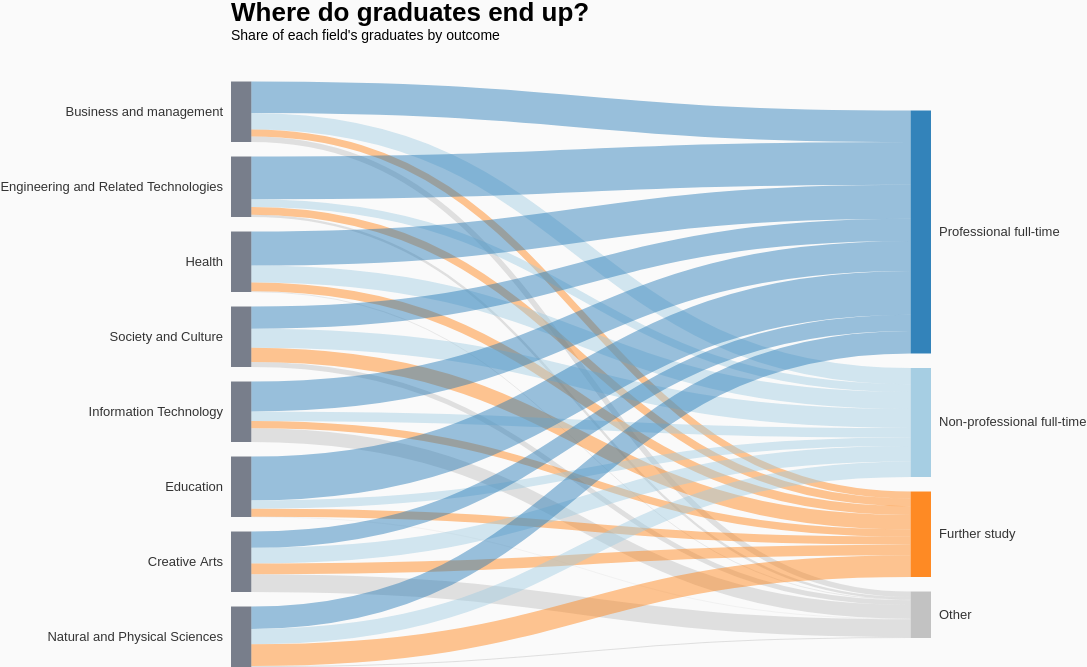

The Vega-Lite source for this figure:
### Vega specification from a JSON file in a GitHub repository (floating-point values rounded to 4 significant figures)
{"$schema": "https://vega.github.io/schema/vega/v5.json", "description": "One-level Sankey: field of study -> graduate outcome", "width": 700, "height": 600, "padding": {"left": 240, "right": 210, "top": 70, "bottom": 20}, "background": "#fafafa", "title": {"text": "Where do graduates end up?", "subtitle": "Share of each field's graduates by outcome", "fontSize": 26, "subtitleFontSize": 14, "anchor": "start", "frame": "group", "offset": 24}, "signals": [{"name": "standardGap", "value": 3, "description": "Gap between boxes, as % of the tallest stack"}, {"name": "base", "value": "center", "description": "Stack offset: center or zero"}], "data": [{"name": "nodes", "values": [{"category": "Business and management", "stack": 1, "sort": 1, "labels": "left", "gap": 0}, {"category": "Engineering and Related Technologies", "stack": 1, "sort": 2, "labels": "left", "gap": 0}, {"category": "Health", "stack": 1, "sort": 3, "labels": "left", "gap": 0}, {"category": "Society and Culture", "stack": 1, "sort": 4, "labels": "left", "gap": 0}, {"category": "Information Technology", "stack": 1, "sort": 5, "labels": "left", "gap": 0}, {"category": "Education", "stack": 1, "sort": 6, "labels": "left", "gap": 0}, {"category": "Creative Arts", "stack": 1, "sort": 7, "labels": "left", "gap": 0}, {"category": "Natural and Physical Sciences", "stack": 1, "sort": 8, "labels": "left", "gap": 0}, {"category": "Professional full-time", "stack": 2, "sort": 1, "labels": "right", "gap": 0}, {"category": "Non-professional full-time", "stack": 2, "sort": 2, "labels": "right", "gap": 0}, {"category": "Further study", "stack": 2, "sort": 3, "labels": "right", "gap": 0}, {"category": "Other", "stack": 2, "sort": 4, "labels": "right", "gap": 0}]}, {"name": "wide", "values": [{"source": "Business and management", "Professional full-time": 52.19, "Non-professional full-time": 27.01, "Further study": 11.6, "Other": 9.2}, {"source": "Engineering and Related Technologies", "Professional full-time": 70.56, "Non-professional full-time": 12.84, "Further study": 12.7, "Other": 3.9}, {"source": "Health", "Professional full-time": 56.26, "Non-professional full-time": 27.96, "Further study": 14.63, "Other": 1.15}, {"source": "Society and Culture", "Professional full-time": 36.58, "Non-professional full-time": 31.42, "Further study": 23.9, "Other": 8.1}, {"source": "Information Technology", "Professional full-time": 49.5, "Non-professional full-time": 15.8, "Further study": 12.0, "Other": 22.7}, {"source": "Education", "Professional full-time": 72.41, "Non-professional full-time": 13.79, "Further study": 13.2, "Other": 0.6}, {"source": "Creative Arts", "Professional full-time": 27.03, "Non-professional full-time": 25.97, "Further study": 17.6, "Other": 29.4}, {"source": "Natural and Physical Sciences", "Professional full-time": 37.07, "Non-professional full-time": 25.33, "Further study": 35.9, "Other": 1.7}]}, {"name": "links", "source": "wide", "transform": [{"type": "fold", "fields": ["Professional full-time", "Non-professional full-time", "Further study", "Other"], "as": ["destination", "value"]}]}, {"name": "stacks", "source": "links", "transform": [{"type": "formula", "as": "end", "expr": "['source','destination']"}, {"type": "formula", "as": "name", "expr": "[datum.source, datum.destination]"}, {"type": "project", "fields": ["end", "name", "value"]}, {"type": "flatten", "fields": ["end", "name"]}, {"type": "lookup", "from": "nodes", "key": "category", "values": ["stack", "sort", "gap", "labels"], "fields": ["name"], "as": ["stack", "sort", "gap", "labels"]}, {"type": "aggregate", "fields": ["value", "stack", "sort", "gap", "labels"], "groupby": ["end", "name"], "ops": ["sum", "max", "max", "max", "max"], "as": ["value", "stack", "sort", "gap", "labels"]}, {"type": "aggregate", "fields": ["value", "stack", "sort", "gap", "labels"], "groupby": ["name"], "ops": ["max", "max", "max", "max", "max"], "as": ["value", "stack", "sort", "gap", "labels"]}]}, {"name": "maxValue", "source": "stacks", "transform": [{"type": "aggregate", "fields": ["value"], "groupby": ["stack"], "ops": ["sum"], "as": ["value"]}, {"type": "aggregate", "fields": ["value"], "ops": ["max"], "as": ["value"]}]}, {"name": "plottedStacks", "source": "stacks", "transform": [{"type": "formula", "as": "spacer", "expr": "(data('maxValue')[0].value/100)*(standardGap+datum.gap)"}, {"type": "formula", "as": "type", "expr": "['data','spacer']"}, {"type": "formula", "as": "spacedValue", "expr": "[datum.value, datum.spacer]"}, {"type": "flatten", "fields": ["type", "spacedValue"]}, {"type": "stack", "groupby": ["stack"], "sort": {"field": "sort", "order": "descending"}, "field": "spacedValue", "offset": {"signal": "base"}}, {"type": "formula", "expr": "(datum.value/2)+datum.y0", "as": "yc"}]}, {"name": "finalTable", "source": "plottedStacks", "transform": [{"type": "filter", "expr": "datum.type == 'data'"}]}, {"name": "linkTable", "source": "links", "transform": [{"type": "lookup", "from": "finalTable", "key": "name", "values": ["y0", "y1", "stack", "sort"], "fields": ["source"], "as": ["sourceStacky0", "sourceStacky1", "sourceStack", "sourceSort"]}, {"type": "lookup", "from": "finalTable", "key": "name", "values": ["y0", "y1", "stack", "sort"], "fields": ["destination"], "as": ["destinationStacky0", "destinationStacky1", "destinationStack", "destinationSort"]}, {"type": "stack", "groupby": ["source"], "sort": {"field": "destinationSort", "order": "descending"}, "field": "value", "offset": "zero", "as": ["syi0", "syi1"]}, {"type": "formula", "expr": "datum.syi0+datum.sourceStacky0", "as": "sy0"}, {"type": "stack", "groupby": ["destination"], "sort": {"field": "sourceSort", "order": "descending"}, "field": "value", "offset": "zero", "as": ["dyi0", "dyi1"]}, {"type": "formula", "expr": "datum.dyi0+datum.destinationStacky0", "as": "dy0"}, {"type": "formula", "expr": "(datum.value/2)+datum.sy0", "as": "syc"}, {"type": "formula", "expr": "(datum.value/2)+datum.dy0", "as": "dyc"}, {"type": "linkpath", "orient": "horizontal", "shape": "diagonal", "sourceY": {"expr": "scale('y', datum.syc)"}, "sourceX": {"expr": "scale('x', toNumber(datum.sourceStack)) + bandwidth('x')"}, "targetY": {"expr": "scale('y', datum.dyc)"}, "targetX": {"expr": "scale('x', datum.destinationStack)"}}, {"type": "formula", "expr": "range('y')[0]-scale('y', datum.value)", "as": "strokeWidth"}]}], "scales": [{"name": "x", "type": "band", "range": "width", "domain": {"data": "finalTable", "field": "stack"}, "paddingInner": 0.97}, {"name": "y", "type": "linear", "range": "height", "domain": {"data": "plottedStacks", "field": "y1"}, "zero": true}, {"name": "color", "type": "ordinal", "domain": ["Professional full-time", "Non-professional full-time", "Further study", "Other"], "range": ["#1f77b4", "#9ecae1", "#ff7f0e", "#bdbdbd"]}], "marks": [{"type": "rect", "from": {"data": "finalTable"}, "encode": {"update": {"x": {"scale": "x", "field": "stack"}, "width": {"scale": "x", "band": 1}, "y": {"scale": "y", "field": "y0"}, "y2": {"scale": "y", "field": "y1"}, "fill": {"signal": "datum.stack == 1 ? '#6b7280' : scale('color', datum.name)"}, "fillOpacity": {"value": 0.9}, "tooltip": {"signal": "{'Name': datum.name}"}}, "hover": {"fillOpacity": {"value": 1}}}}, {"type": "path", "name": "linkPaths", "from": {"data": "linkTable"}, "clip": true, "encode": {"update": {"path": {"field": "path"}, "strokeWidth": {"field": "strokeWidth"}, "stroke": {"field": "destination", "scale": "color"}, "strokeOpacity": {"value": 0.45}, "tooltip": {"signal": "{'Field': datum.source, 'Outcome': datum.destination, 'Share of graduates': format(datum.value, '.1f') + '%'}"}}, "hover": {"strokeOpacity": {"value": 0.85}}}}, {"type": "text", "from": {"data": "finalTable"}, "encode": {"update": {"x": {"signal": "datum.labels == 'left' ? scale('x', datum.stack) - 8 : scale('x', datum.stack) + bandwidth('x') + 8"}, "y": {"signal": "scale('y', datum.yc)"}, "text": {"field": "name"}, "align": {"signal": "datum.labels == 'left' ? 'right' : 'left'"}, "baseline": {"value": "middle"}, "fontSize": {"value": 13}, "fill": {"value": "#333333"}}}}]}
